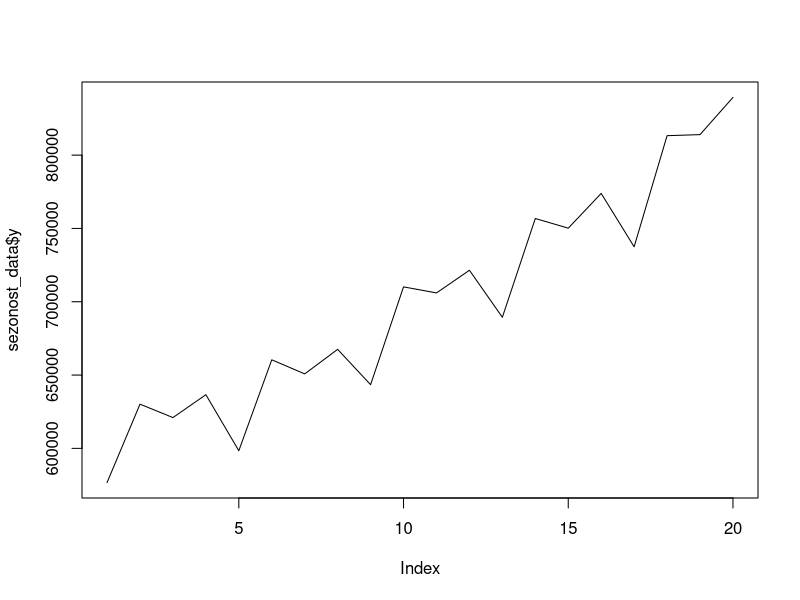

Generate this figure with R: (Note: this script raises an error after producing the figure.)
# Sezonost 
sezonost_data <- data.frame(
  rok = c(2002, 2002, 2002, 2002, 
          2003, 2003, 2003, 2003, 
          2004, 2004, 2004, 2004, 
          2005, 2005, 2005, 2005,
          2006, 2006, 2006, 2006),
  sezona = c("Q1", "Q2", "Q3", "Q4", 
             "Q1", "Q2", "Q3", "Q4", 
             "Q1", "Q2", "Q3", "Q4", 
             "Q1", "Q2", "Q3", "Q4", 
             "Q1", "Q2", "Q3", "Q4"),
  y = c(576665
        ,630141
        ,621004
        ,636622
        ,598385
        ,660401
        ,650791
        ,667533
        ,643425
        ,710140
        ,706016
        ,721479
        ,689426
        ,756778
        ,750164
        ,773893
        ,737477
        ,813259
        ,813988
        ,839362
  ))

# Pohled na časovou řadu
plot(sezonost_data$y, type = "l")

# Přidáme čas
sezonost_data$t <- 1:nrow(sezonost_data)

# Vytvoření dummy proměnných 
sezonost_data$d1 <- ifelse(sezonost_data$sezona == "Q1", 1, 0)
sezonost_data$d2 <- ifelse(sezonost_data$sezona == "Q2", 1, 0)
sezonost_data$d3 <- ifelse(sezonost_data$sezona == "Q3", 1, 0)

# Modelujeme
fit_sezonnost <- lm(formula = y ~ t + d1 + d2 + d3 ,
                    data = sezonost_data)

summary(fit_sezonnost)

fit_sezonnost$coefficients[3]
fit_sezonnost$coefficients[4]
fit_sezonnost$coefficients[5]

pseudo_prumer <-(fit_sezonnost$coefficients[3]+fit_sezonnost$coefficients[4]+fit_sezonnost$coefficients[5])/4

# Dopocitame si empiricke sezonne odchylky
S1 <- fit_sezonnost$coefficients[3]-pseudo_prumer
S2 <- fit_sezonnost$coefficients[4]-pseudo_prumer
S3 <- fit_sezonnost$coefficients[5]-pseudo_prumer
S4 <- (-pseudo_prumer)

# S1+S2+S3+S4 = ?
S1 + S2 + S3 + S4

# Výsledný model
## HDP = b0 + b1t ...
HDP = fit_sezonnost$coefficients[1] + fit_sezonnost$coefficients[2]*t + (-33218)*q1 + 20148*q2 + 2694*q3 + 10376*q4



#Indexy
